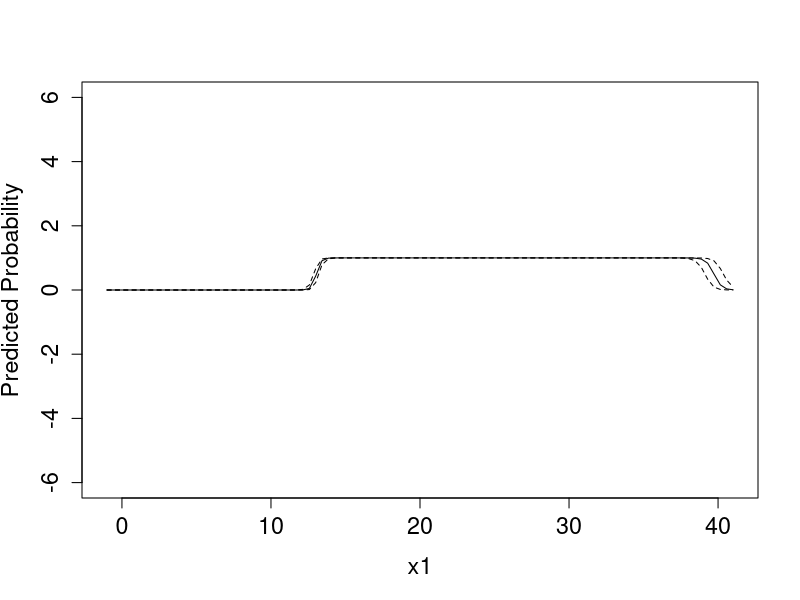

Reproduce this figure in R. (Note: this script raises an error after producing the figure.)

 library(sp)
# library(raster)
# library(ncdf)
# library(PresenceAbsence)
 library(mgcv)

c_files <- vector()
c_kappa <- vector()
c_names <- vector()

x1 = sample(0:40,1000, replace=TRUE)
x2 = x1/2 + (sample(-4:4,1000, replace=TRUE))

PA = x1

PA[x1 < 20 ] = 0
PA[x1 > 30 ] = 0   
PA[PA > 0 ] = 1

x1 = x1 + (sample(-1:1,1000, replace=TRUE))

PA_Clima<-cbind(PA,x1,x2)


# ###########################################
# calculate the GAM
# ###########################################

Trans <- function(x){exp(x)/(1+exp(x))}

# set constants 
set.seed(123)
#PValspecies <- length(PAS_Clima$Fsylv[PAS_Clima$Fsylv==1])/length(PAS_Clima$Fsylv)

df <- as.data.frame(PA_Clima[,c("PA","x1","x2")])

temp <- 'PA ~ s(x1 , k = 3 ) + s(x2 , k = 3 )'

# calculate the modelprameter
gam_model <- gam(eval(parse(text=(temp))),data=df ,family=binomial(),scale=-1)

# Responsekruven erstellen
Summ <- summary(gam_model)
NamesSmoothCovMod <- rownames(Summ$s.table)
NamesSmoothCovMod <- substr(NamesSmoothCovMod,3,nchar(NamesSmoothCovMod)-1)

# plot responsecurves
# par(mfrow=c(1,1))
for (i in 1:length(NamesSmoothCovMod))
{
 plot.gam(gam_model,shade=T,col='black',select=i,trans=Trans,ylab='Predicted Probability',rug=FALSE, cex.lab = 1.4, cex.axis = 1.4, ylim=c(-6,6))  # ?? ylim=c(0,1)
 points(y=c(rep(1,21)),as.numeric(quantile(PA_Clima[PA_Clima$PA==1,which(names(PAS_Clima)==NamesSmoothCovMod[i])],probs = seq(0, 1, 0.05), na.rm = TRUE)),pch='|',cex=1)
# points(y=c(rep(0,21)),as.numeric(quantile(PA_Clima[PA_Clima$PA==0,which(names(PAS_Clima)==NamesSmoothCovMod[i])],probs = seq(0, 1, 0.05), na.rm = TRUE)),pch='|',cex=1)
}
  title("Response Curves", outer=T, line=-2)
 
# ###########################################
# spatial calculation 
# ###########################################

# Fsylv <- predict(object=rstack, model=GamFsylv, filename="/home/main/sandbox/climdaps/parts/files/Fsylv.nc", progress="text", 
# 		na.rm=TRUE , overwrite=TRUE, format="CDF", type="response") # 


x1 = sample(0:40,1000, replace=TRUE)
x2 = x1/2 + (sample(-4:4,1000, replace=TRUE))
x1 = sample(0:40,200*200, replace=TRUE)
x2 = x1/2 + (sample(-4:4,200*200, replace=TRUE))
x1 = matrix(x1,ncol=200,nrow=200, dimnames=c(x,y))
x2 = matrix(x2,ncol=200,nrow=200,dimnames=c(x,y))
d = list(x1, x2)
rstack = do.call(rbind,d)

#bdg <- gam(V4~s(V1,V2,V3), data=bdp)

#           1 
# 85431440244

#species <- predict_gam(object=rstack, model=gam_model, progress="text", na.rm=TRUE, type="response") # 

save.image(file=args[1])  

# Umwandlung der Wahrscheinlichkeitsoberfläche in Favourabilities nach Real et al. 2006 (Prävalenz = 0.5)
# Real, R, Barbosa, AM, Vargas, JM 2006 Obtaining environmental favourability functions from logistic regression Environ Ecol Stat 13: 237-245.

predfun <- function(species) {species/(1-species)/((PValspecies/(1-PValspecies)+ species/(1-species)))}
speciesFav <- calc(species, fun=predfun)

# #######################
# Gütebewertung 
# #######################

# Favourabilities and PAS lat long anfügen
  xy$fav <- extract(species, sp)
# Datensatz erstellen, wie von Paket benötigt (Key, PA, Preds/Favs...)
  guete <- cbind(data[,c("KEY","Fsylv")],xy[,c("fav")])
  names(guete) <- c("KEY","Fsylv", "FAV")
# wieder die NAs entfernen (wobei die Funktion presence.absence.accuray() ein eigenes na.rm-Argument hätte)
  guete <- guete[is.na(guete$FAV)==FALSE,]

# bei Favs ist die Prävalenz auf 0.5 transformiert, sonst Prävalenz ausrechnen: PValFsylv <- dim(data[data$Fsylv==1,])[1]/dim(data)[1]
df.guete <- presence.absence.accuracy(guete, threshold=0.5,find.auc=TRUE, st.dev=TRUE,which.model=(1:(ncol(guete)-2)), na.rm=TRUE )
# which.model=(1:(ncol(guete)-2)) etwas umständlich für die dritte Spalte, die das Modell enthält. 
# Ist sinnvoll, wenn viele unterschiedliche Modellvorhersagen an die ersten zwei Spalten gehängt werden (Fav_MPI, Fav_CRU etc.)

par(mfrow=c(3,1))

save.image(file=args[1])  

# textplot(summary(guete))
# textplot(df.guete)

#  model threshold       PCC sensitivity specificity     Kappa       AUC
#1   FAV       0.5 0.7580872   0.5682782   0.8522727 0.4352433 0.8128604
#  Modellvergleich auch ohne st.dev mgl., es wird meist nur auf PCC, sens und spec sowie Kappa und AUC geachtet
# für alle Gütemaße gilt: je höher desto besser;-)

par(mfrow=c(1,1))
calibration.plot(guete,which.model=1, na.rm=FALSE, alpha=0.05, N.bins=10, xlab="Predicted Favourability", ylab="Amount of Observed Presences")
boxplot(guete$FAV~guete$Fsylv, names=c("Absences","Presences"), main="Favourabilities Species")

par(mfrow=c(1,1))
 Lab.palette <- colorRampPalette(c("Dark Green", "chartreuse4", "green4",  "green1", "yellow", "orange", "red","dark red", "PeachPuff3", "grey" ), space = "Lab")
 brks <- c(0,0.1,0.2,0.3,0.4,0.5,0.6,0.7,0.8,0.9,1) 
 nb <- length(brks)-1
plot(speciesFav, breaks=brks, col=rev(Lab.palette(nb)), lab.breaks=brks, main="Favourability Species (reference)",
     sub='Demo Species', xlab="Longitude", ylab="Latitude")

 # close the open pdf. 
save.image(file=args[1])  
